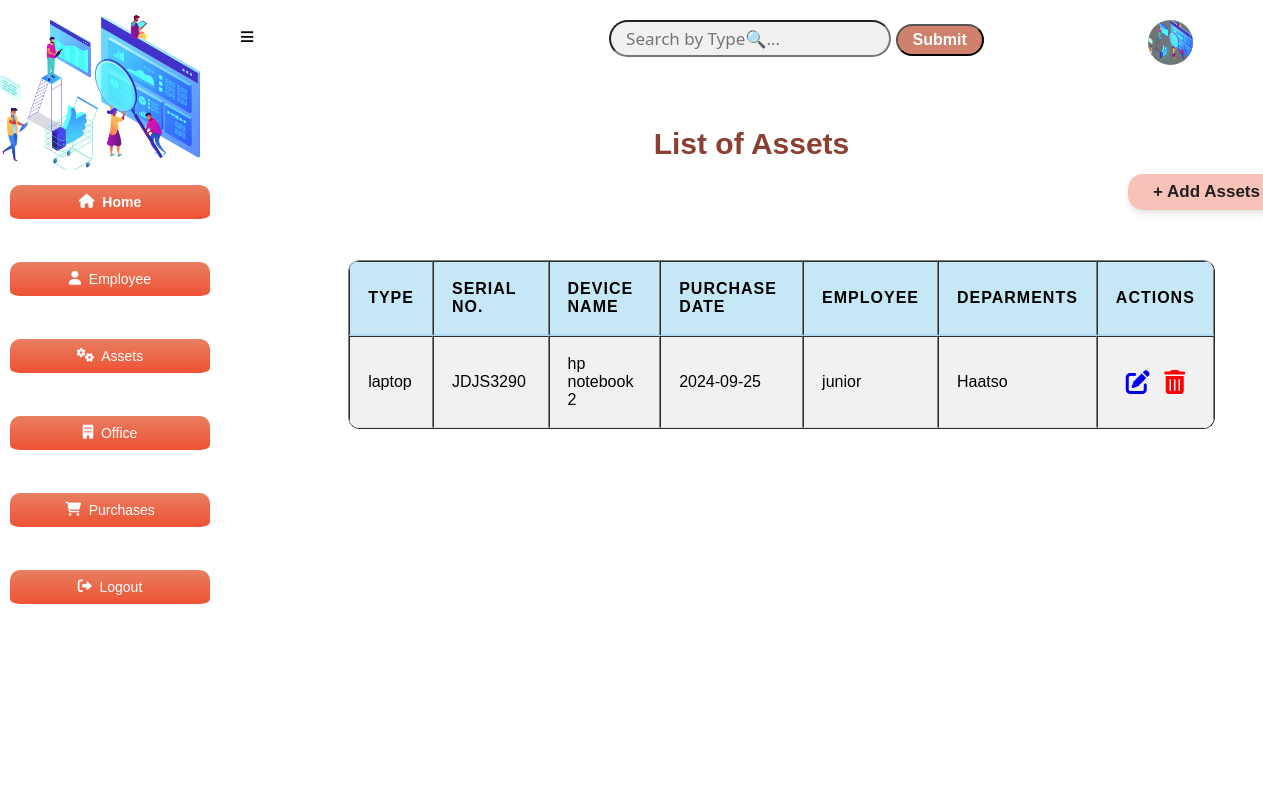
Screenshot of /equipment with the database file from the repository.
### app.py (models this page shows, shortened)
class Equipment(db.Model):
    __tablename__="equipment"
    barcode_number=db.Column(db.Integer, primary_key=True)
    type=db.Column(db.String(20))
    serial_number=db.Column(db.Integer)
    model_number=db.Column(db.Integer)
    purchase_date=db.Column(db.Integer, db.ForeignKey('purchases.id'))
    employee=db.Column(db.Integer, db.ForeignKey('employees.id'))
    location=db.Column(db.Integer, db.ForeignKey('locations.id'))
    purchase_rel=db.relationship('Purchase', backref='equipment_purchase')
    employee_rel=db.relationship('Employee', backref='equipment_employee')
    location_rel=db.relationship('Location', backref='equipment_location')

### app.py (the view)
@app.route('/equipment')
def equipment_index():
    equipment = Equipment.query.all()
    return render_template('equipmentList.html', equipment = equipment)

### app.py (called while the page is built)
@app.before_request
def create_table():
    db.create_all()

### templates/equipmentList.html (shortened to what this page needs)
<!DOCTYPE html>
<html lang="en">
<head>
    <link rel="stylesheet" href="{{ url_for('static', filename='main.css') }}">
    <link rel="stylesheet" href="https://cdnjs.cloudflare.com/ajax/libs/font-awesome/4.7.0/css/font-awesome.min.css">
    <link rel="stylesheet" href="https://cdnjs.cloudflare.com/ajax/libs/font-awesome/6.0.0-beta3/css/all.min.css">
</head>
<body>
    <div class="header">
        <a href="#" id="sidebar-icon">&#8801;</a>
        <input type="search" id="query" name="search" placeholder="Search by Type🔍...">
        <button id="search-button">Submit</button>
        <a href="#"><img src="{{ url_for('static', filename='bg4.png') }}" alt="Logo"></a>
    </div>
    <section class="sidebar">
        <div class="logo">
            <img src="{{ url_for('static', filename='bg4.png') }}" alt="Logo">
        </div>
        <div class="content">
            <a href="/entry_point" class="home active"><i class="fas fa-home"></i>&nbsp; Home</a><br>
            <a href="/employee" class="home"><i class="fas fa-user"></i>&nbsp;  Employee</a><br>
            <a href="/equipment" class="home"><i class="fas fa-cogs"></i>&nbsp;  Assets</a><br>
            <a href="/location" class="home"><i class="fas fa-building"></i>&nbsp;  Office</a><br>
            <a href="/purchase" class="home"><i class="fas fa-shopping-cart"></i> &nbsp; Purchases</a><br>
            <a href="/login" class="home"><i class="fas fa-sign-out-alt"></i>&nbsp;  Logout</a>
          </div>
    </section>
    <h1 class="marquee">List of Assets</h1>
    <div class="location-form">
        <a href="/add-equipment" class="btn1">+ Add Assets</a>
        <table border="1">
            <thead>
                <tr>
                    <th>Type</th>
                    <th>Serial No.</th>
                    <th>Device Name</th>
                    <th>Purchase Date</th>
                    <th>Employee</th>
                    <th>Deparments</th>
                    <th>Actions</th>
                </tr>
            </thead>
            <tbody id="table-results">
                {% for equip in equipment %}
                <tr>
                    <td>{{ equip.type }}</td>
                    <td>{{ equip.serial_number }}</td>
                    <td>{{ equip.model_number }}</td>
                    <td>{{ equip.purchase_date }}</td>
                    <td>{{ equip.employee }}</td>
                    <td>{{ equip.location }}</td>
                    <td class="action">
                        <a href="/edit_equipment/{{ equip.barcode_number }}"><i class="fa fa-edit" style="font-size:24px"></i></a>
                        <a href="/delete_equipment/{{ equip.barcode_number }}"><i class="fa fa-trash-o" style="font-size:24px"></i></a>
                    </td>
                </tr>
                {% endfor %}
            </tbody>
        </table>
    </div>
</body>
</html>

### static/main.css (style rules this page uses)
body { margin: 0; padding: 0; font-family: Verdana, sans-serif; background-color: #ffffff; height: auto; }
.header { background: #FFFFFF; padding: 20px; }
.header input { padding: 5px 15px; font-size: 17px; font-family: 'Segoe UI', Tahoma, Geneva, Verdana, sans-serif; border-radius: 20px; margin-left: 350px; background-color: #F1F1F1; }
.header button { padding: 5px 15px; font-size: 16px; border-radius: 20px; background: #cf816b; color: #fff; font-weight: bold; }
.header img { width: 45px; height: 45px; background: #707576; border-radius: 50%; float: right; justify-content: center; margin-right: 50px; transition: transform 0.3s ease; }
#sidebar-icon { margin-left: 220px; font-size: 25px; text-decoration: none; color: #000; font-weight: bold; cursor: pointer; transition: color 0.3s ease, transform 0.3s ease; }
.sidebar { position: fixed; top: 0; left: 0; width: 220px; height: 100vh; background: #FFFFFF; border-top: 5px solid #fff; border-radius: 0 20px 20px 0; overflow: hidden; transition: transform 0.3s ease, background 0.3s ease; }
.logo { width: 200px; height: 180px; background: #FFFFFF; display: flex; justify-content: center; align-items: center; border-radius: 0 20px 0 0; }
.logo img { width: 200px; display: block; margin: auto; background-color: rgba(255, 255, 255, 0.938); border-radius: 0px; }
.content { background: #FFFFFF; width: 220px; height: calc(100vh - 180px); position: fixed; top: 170px; z-index: 1; border-top: 5px solid #fff; overflow-y: auto; border-radius: 0 0 20px 0; }
.content a { display: flex; text-decoration: none; color: #FFFFFF; font-size: 14px; border-bottom: 5px solid white; padding: 9px 12px; justify-content: center; transition: background 0.3s ease, transform 0.3s ease; border-radius: 10px; margin: 10px; background: linear-gradient(to bottom, #e97e61, #ee5233); }
.home { border: none; outline: none; padding: 10px 16px; background: #22577A; cursor: pointer; }
.active, .home:hover { color: black; font-weight: bold; }
h1 { display: flex; font-size: 30px; flex-wrap: wrap; justify-content: center; margin-left: 240px; margin-top: 50px; color: #8A3F30; }
.location-form { display: flex; justify-content: center; align-items: center; flex-direction: column; margin-left: 300px; }
table { width: 90%; max-width: 1200px; border-collapse: separate; border-spacing: 0; margin-top: 30px; margin-left: auto; margin-right: auto; background: #ffffff; border-radius: 12px; overflow: hidden; }
th, td { padding: 18px; text-align: left; font-size: 1em; border-bottom: 1px solid #ddd; }
th { background-color: #c6e8f6; font-weight: bold; text-transform: uppercase; letter-spacing: 1px; border-bottom: 2px solid #b0d8ec; }
tbody tr:nth-child(odd) { background-color: #f1f1f1; }
.btn1 { background: #F9C2B8; color: #201f1f; font-size: 0.7em; padding: 8px 25px; border-radius: 15px; transition: background-color 0.25s, box-shadow 0.25s, transform 0.25s; margin-bottom: 20px; text-decoration: none; font-size: 17px; display: block; margin-top: -7px; margin-right: -850px; font-weight: bold; justify-content: center; box-shadow: 0 4px 6px rgba(0, 0, 0, 0.1); }
.marquee { text-align: center; }
.action a { margin-left: 10px; }
.action .fa-trash-o { color: red; }

### rows the page displays
Equipment: type "laptop", serial_number "JDJS3290", model_number "hp notebook 2", purchase_date "2024-09-25", employee "junior", location "Haatso"
